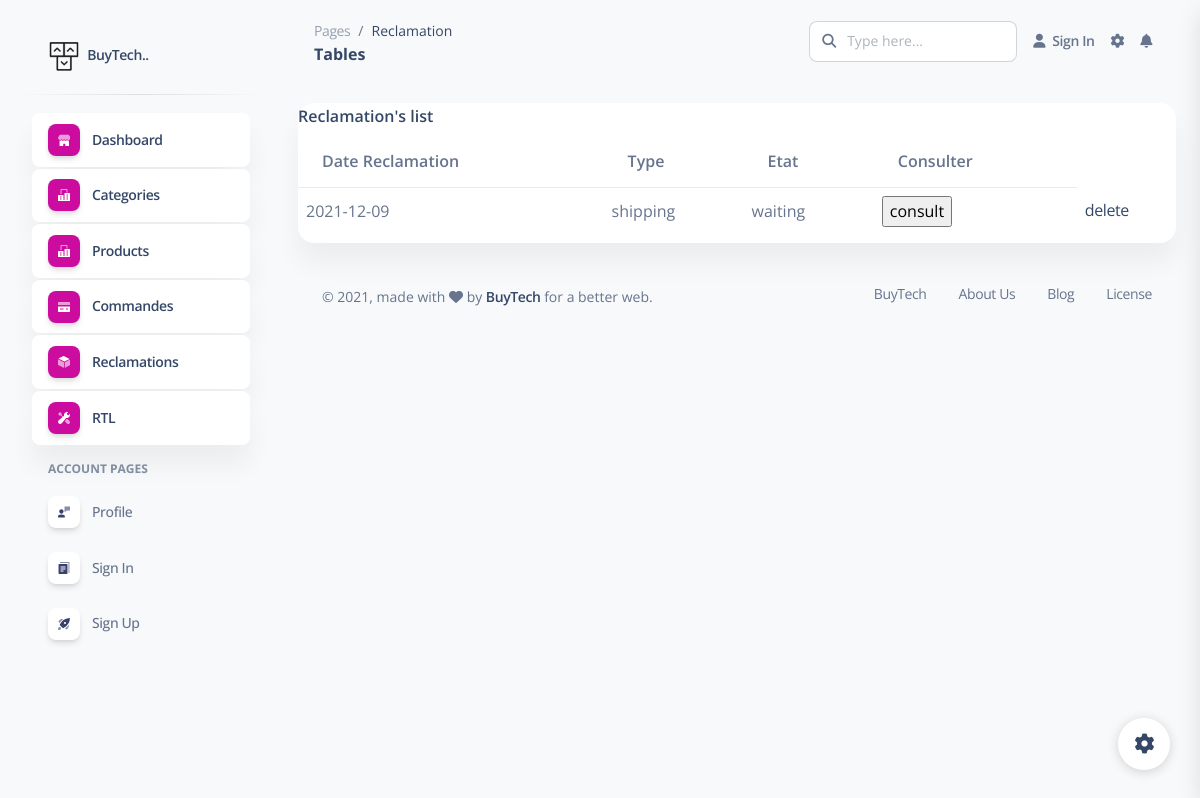
The page /V/reclamation.php on the database its author committed.
### tables this page shows
CREATE TABLE `reclamation` (
  `typer` varchar(255) NOT NULL,
  `etat` varchar(255) NOT NULL,
  `date_rec` date NOT NULL,
  `comment` varchar(100) NOT NULL,
  `id` int(11) NOT NULL,
  `id_rec` int(11) NOT NULL
);

### C/reclamationC.php (called while the page is built, shortened)
<?php
class reclamationC{
    function afficherreclamation()
{
    $sql="SELECT * FROM reclamation ";
    $db=config::getConnexion();
    try{
        $liste=$db->query($sql);
        return $liste;
       }
    catch(Exception $e)
    {
        die('Erreur:'.$e->getMessage());
    }
}
}
?>

### V/reclamation.php (the view, shortened to what this page needs)
<?php
include '../C/reclamationC.php';
$reclamationC=new reclamationC();
$listereclamation=$reclamationC->afficherreclamation();
?>
<!DOCTYPE html>
<html lang="en">
<head>
  <link href="../assets/css/nucleo-icons.css" rel="stylesheet" />
  <link href="../assets/css/nucleo-svg.css" rel="stylesheet" />
  <link href="../assets/css/nucleo-svg.css" rel="stylesheet" />
  <link id="pagestyle" href="../assets/css/soft-ui-dashboard.css?v=1.0.3" rel="stylesheet" />
</head>
<body class="g-sidenav-show  bg-gray-100">
  <aside class="sidenav navbar navbar-vertical navbar-expand-xs border-0 border-radius-xl my-3 fixed-start ms-3 " id="sidenav-main">
    <div class="sidenav-header">
      <a class="navbar-brand m-0" href="https://demos.creative-tim.com/soft-ui-dashboard/pages/dashboard.html" target="_blank">
        <img src="../assets/img/logo-ct.png" class="navbar-brand-img h-100" alt="main_logo">
        <span class="ms-1 font-weight-bold">BuyTech..</span>
      </a>
    </div>
    <hr class="horizontal dark mt-0">
    <div class="collapse navbar-collapse  w-auto  max-height-vh-100 h-100" id="sidenav-collapse-main">
      <ul class="navbar-nav">
        <li class="nav-item">
          <a class="nav-link  active" href="dashboard.php">
            <div class="icon icon-shape icon-sm shadow border-radius-md bg-white text-center me-2 d-flex align-items-center justify-content-center">
            </div>
            <span class="nav-link-text ms-1">Dashboard</span>
          </a>
        </li>
        <li class="nav-item">
        <a class="nav-link  active" href="categories.php">
            <div class="icon icon-shape icon-sm shadow border-radius-md bg-white text-center me-2 d-flex align-items-center justify-content-center">
            </div>
            <span class="nav-link-text ms-1">Categories</span>
          </a>
        </li>
        <li class="nav-item">
        <a class="nav-link  active" href="produits.php">
            <div class="icon icon-shape icon-sm shadow border-radius-md bg-white text-center me-2 d-flex align-items-center justify-content-center">
            </div>
            <span class="nav-link-text ms-1">Products</span>
          </a>
        </li>
        <li class="nav-item">
          <a class="nav-link  active" href="commandeB.php">
            <div class="icon icon-shape icon-sm shadow border-radius-md bg-white text-center me-2 d-flex align-items-center justify-content-center">
            </div>
            <span class="nav-link-text ms-1">Commandes</span>
          </a>
        </li>
        <li class="nav-item">
          <a class="nav-link  active" href="reclamation.php">
            <div class="icon icon-shape icon-sm shadow border-radius-md bg-white text-center me-2 d-flex align-items-center justify-content-center">
            </div>
            <span class="nav-link-text ms-1">Reclamations</span>
          </a>
        </li>
        <li class="nav-item">
          <a class="nav-link active " href="../pages/rtl.html">
            <div class="icon icon-shape icon-sm shadow border-radius-md bg-white text-center me-2 d-flex align-items-center justify-content-center">
            </div>
            <span class="nav-link-text ms-1">RTL</span>
          </a>
        </li>
        <li class="nav-item mt-3">
          <h6 class="ps-4 ms-2 text-uppercase text-xs font-weight-bolder opacity-6">Account pages</h6>
        </li>
        <li class="nav-item">
          <a class="nav-link  " href="../pages/profile.html">
            <div class="icon icon-shape icon-sm shadow border-radius-md bg-white text-center me-2 d-flex align-items-center justify-content-center">
            </div>
            <span class="nav-link-text ms-1">Profile</span>
          </a>
        </li>
        <li class="nav-item">
          <a class="nav-link  " href="../pages/sign-in.html">
            <div class="icon icon-shape icon-sm shadow border-radius-md bg-white text-center me-2 d-flex align-items-center justify-content-center">
            </div>
            <span class="nav-link-text ms-1">Sign In</span>
          </a>
        </li>
        <li class="nav-item">
          <a class="nav-link  " href="../pages/sign-up.html">
            <div class="icon icon-shape icon-sm shadow border-radius-md bg-white text-center me-2 d-flex align-items-center justify-content-center">
            </div>
            <span class="nav-link-text ms-1">Sign Up</span>
          </a>
        </li>
      </ul>
    </div>
  </aside>
  <main class="main-content position-relative max-height-vh-100 h-100 mt-1 border-radius-lg ">
    <nav class="navbar navbar-main navbar-expand-lg px-0 mx-4 shadow-none border-radius-xl" id="navbarBlur" navbar-scroll="true">
      <div class="container-fluid py-1 px-3">
        <nav aria-label="breadcrumb">
          <ol class="breadcrumb bg-transparent mb-0 pb-0 pt-1 px-0 me-sm-6 me-5">
            <li class="breadcrumb-item text-sm"><a class="opacity-5 text-dark" href="javascript:;">Pages</a></li>
            <li class="breadcrumb-item text-sm text-dark active" aria-current="page">Reclamation</li>
          </ol>
          <h6 class="font-weight-bolder mb-0">Tables</h6>
        </nav>
        <div class="collapse navbar-collapse mt-sm-0 mt-2 me-md-0 me-sm-4" id="navbar">
          <div class="ms-md-auto pe-md-3 d-flex align-items-center">
            <div class="input-group">
              <span class="input-group-text text-body"><i class="fas fa-search" aria-hidden="true"></i></span>
              <input type="text" class="form-control" placeholder="Type here...">
            </div>
          </div>
          <ul class="navbar-nav  justify-content-end">
            <li class="nav-item d-flex align-items-center">
              <a href="javascript:;" class="nav-link text-body font-weight-bold px-0">
                <i class="fa fa-user me-sm-1"></i>
                <span class="d-sm-inline d-none">Sign In</span>
              </a>
            </li>
            <li class="nav-item px-3 d-flex align-items-center">
              <a href="javascript:;" class="nav-link text-body p-0">
                <i class="fa fa-cog fixed-plugin-button-nav cursor-pointer"></i>
              </a>
            </li>
            <li class="nav-item dropdown pe-2 d-flex align-items-center">
              <a href="javascript:;" class="nav-link text-body p-0" id="dropdownMenuButton" data-bs-toggle="dropdown" aria-expanded="false">
                <i class="fa fa-bell cursor-pointer"></i>
              </a>
            </li>
          </ul>
        </div>
      </div>
    </nav>
    <div class="container-fluid py-4">
      <div class="row">
        <div class="col-12">
          <div class="card mb-4">
          <h6>  Reclamation's list</h6>
            <div class="card-body px-0 pt-0 pb-2">
              <div class="table-responsive p-0">
              <table class="table align-items-center mb-0">
                  <thead>
    <tr>
        <th>Date reclamation</th>
        <th>Type</th>
        <th>Etat</th>
        <th>consulter</th>
</tr>
</thead>
<tbody>
<?php
foreach($listereclamation as $reclamation){
?>
<tr>
    <td><?php echo  $reclamation['date_rec']; ?></td>
    <td><?php echo  $reclamation['typer']; ?></td>
    <td><?php echo  $reclamation['etat']; ?></td>
    <td>
        <form method="POST" action="afficherlistereclamation.php">
            <input type="submit" name="Treat" value="consult">
</form>
</td>
<td>
					<a href="supprimerreclamation.php?id_rec=<?php echo $reclamation['id_rec']; ?>">delete</a>
				</td>
</tr>
<?php } ?>
</table>
              </div>
            </div>
          </div>
          </div>
      <footer class="footer pt-3  ">
        <div class="container-fluid">
          <div class="row align-items-center justify-content-lg-between">
            <div class="col-lg-6 mb-lg-0 mb-4">
              <div class="copyright text-center text-sm text-muted text-lg-start">
                © ,
                made with <i class="fa fa-heart"></i> by
                <a href="https://www.creative-tim.com" class="font-weight-bold" target="_blank">BuyTech</a>
                for a better web.
              </div>
            </div>
            <div class="col-lg-6">
              <ul class="nav nav-footer justify-content-center justify-content-lg-end">
                <li class="nav-item">
                  <a href="https://www.creative-tim.com" class="nav-link text-muted" target="_blank">BuyTech</a>
                </li>
                <li class="nav-item">
                  <a href="https://www.creative-tim.com/presentation" class="nav-link text-muted" target="_blank">About Us</a>
                </li>
                <li class="nav-item">
                  <a href="https://creative-tim.com/blog" class="nav-link text-muted" target="_blank">Blog</a>
                </li>
                <li class="nav-item">
                  <a href="https://www.creative-tim.com/license" class="nav-link pe-0 text-muted" target="_blank">License</a>
                </li>
              </ul>
            </div>
          </div>
        </div>
      </footer>
    </div>
  </main>
  <div class="fixed-plugin">
    <a class="fixed-plugin-button text-dark position-fixed px-3 py-2">
      <i class="fa fa-cog py-2"> </i>
    </a>
  </div>
  </body>
</html>

### assets/css/nucleo-svg.css (style rules this page uses)
.icon { display: inline-block; color: #111111; height: 1em; width: 1em; }
.icon-sm { height: 0.8em; width: 0.8em; }
.icon { fill: currentColor; stroke: none; }

### rows shown on the page
reclamation: date_rec "2021-12-09", typer "shipping", etat "waiting"
